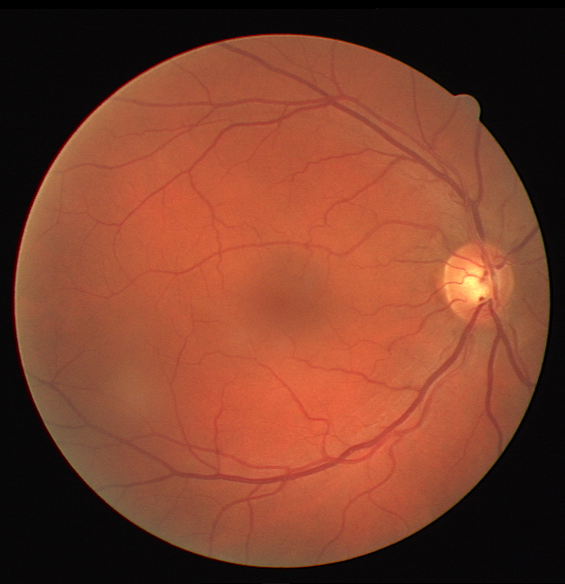
//> input picture Lab3/Lab_3_Archive/fundus.tif, 565 x 584 px
$ ./HelloCV Lab_3_Archive/fundus.tif   (built with g++ and OpenCV 4)
//> lines starting //> are read from the running program, lines starting //| are printed output that depends on the picture; after the words box and inside, x2 and y2 are one past the last pixel; in counts of white or black regions, pixels touching at a corner belong together
#include <stdio.h>
#include <opencv2/core/core.hpp>
#include <opencv2/highgui.hpp>
#include <opencv2/imgcodecs.hpp>
#include <opencv2/imgproc.hpp>

//using namespace cv;
using namespace std;

cv::Mat bwImage;
cv::Mat thresh_BINARY;
cv::Mat thresh_OTSU;

int value = 128;
int threshold_value = 0;
char keyPress = 0;
bool saveImage = false;
string inputFilename;
string outputOTSUname;
string outputBINARYname;

static void Threshold_BINARY(int val, void*) {
	cv::threshold(bwImage, thresh_BINARY, threshold_value, 255, cv::THRESH_BINARY);
	cv::imshow("Image Thresholding Binary", thresh_BINARY);
}

static void Threshold_OTSU(int val, void*) {
	cv::threshold(bwImage, thresh_OTSU, threshold_value, 255, cv::THRESH_OTSU);
	cv::imshow("Image Thresholding OTSU", thresh_OTSU);
}

int main(int argc, char* argv[]){
	// Print the OpenCV version
	printf("OpenCV version: %d.%d\n", CV_MAJOR_VERSION,CV_MINOR_VERSION);
	// Make sure to check that the path has been provided
	if (argc < 2) {
		printf("InputError: Image path needed!!!\n");
		return -1;
	}

	// Load an image
	// Takes the path as the first argument and some flags that determine how the data is interpreted as the second
	cv::Mat image = cv::imread(argv[1], cv::IMREAD_UNCHANGED);
//> image is the input picture: 584 rows x 565 cols, CV_8UC3; mean B, G, R 43.5, 63.5, 123
	if (image.empty()) {
		printf("Can not load the image!\n");
		return -1;
	}

	string inputFilename = argv[1];
//> inputFilename = "Lab_3_Archive/fundus.tif"
	string outputOTSUname = inputFilename.substr(0, inputFilename.find_last_of(".")) + "_OTSU.png";
//> outputOTSUname = "Lab_3_Archive/fundus_OTSU.png"
	string outputBINARYname = inputFilename.substr(0, inputFilename.find_last_of(".")) + "_BINARY.png";
//> outputBINARYname = "Lab_3_Archive/fundus_BINARY.png"

	// Create a display window to display it in
	cv::namedWindow("Image Thresholding Binary", cv::WINDOW_AUTOSIZE);
	// Another window for OTSU
	cv::namedWindow("Image Thresholding OTSU", cv::WINDOW_AUTOSIZE);

	// Load the image into those windows
	cv::imshow("Image Thresholding Binary", image);
	cv::imshow("Image Thresholding OTSU", image);

	// First convert it to an 8 - bit grey scale image
	cv::cvtColor(image, bwImage, cv::COLOR_BGR2GRAY, 0);
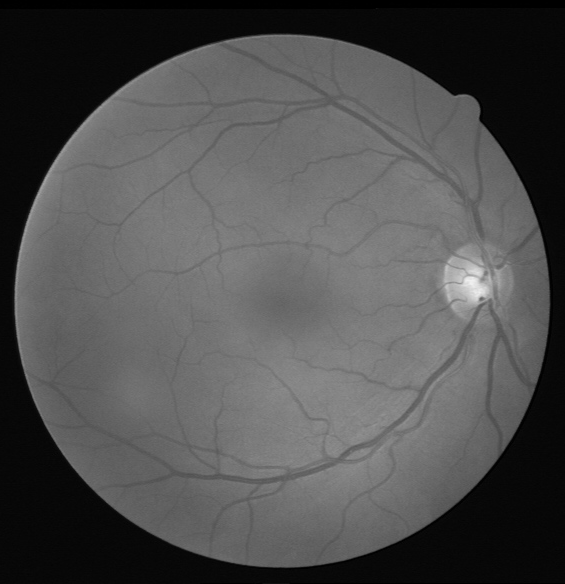
//> bwImage: 584 rows x 565 cols, CV_8UC1; min 0, max 240, mean 79
	// Add the track bar for Binary
	cv::createTrackbar("Threshold trackbar", "Image Thresholding Binary", &threshold_value, 255, Threshold_BINARY);

	// Implement OTSU for another one
	Threshold_OTSU(0,0);
//> in Threshold_OTSU, `cv::threshold(bwImage, thresh_OTSU, threshold_value, 255, cv::THRESH_O..`:
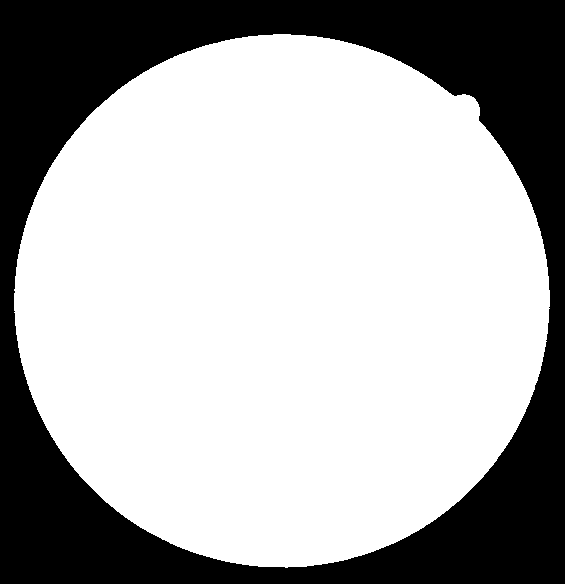
//> thresh_OTSU: 584 rows x 565 cols, CV_8UC1; 68.1% white; 1 black region, box (x1, y1, x2, y2) and area: (0, 0, 565, 584) 105362
	// Save the threshold image (OTSU)
	cv::imwrite(outputOTSUname, thresh_OTSU);

	// Change the thresholding manually and save the image
	while (keyPress != 'q') {
		// Check for key press
		keyPress = cv::waitKey(1);
//> in Threshold_BINARY, `cv::threshold(bwImage, thresh_BINARY, threshold_value, 255, cv::THRESH..`:
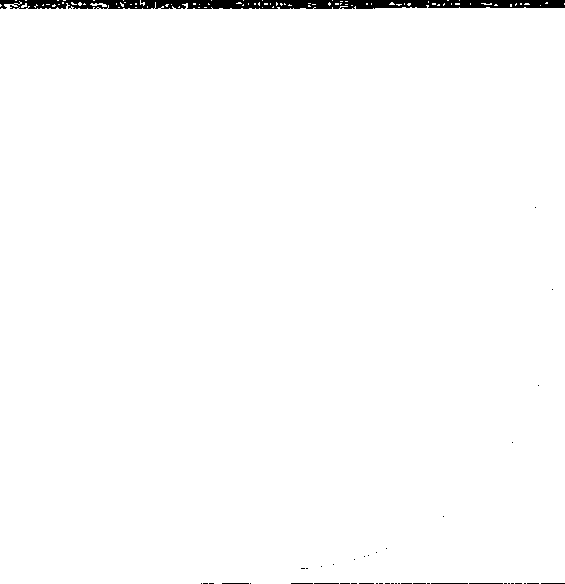
//> thresh_BINARY: 584 rows x 565 cols, CV_8UC1; 98.6% white; 43 black regions (36 under 20 px), largest, box (x1, y1, x2, y2) and area: (0, 0, 565, 9) 4237, (431, 583, 468, 584) 37, (469, 583, 503, 584) 34
//> the 'q' key is pressed

		// Check if 's' key is pressed
		if (keyPress == 's') {
			saveImage = true;
		}

		// Check if the image should be saved
		if (saveImage) {
			printf("Saving binary threshold image to: %s\n", outputBINARYname.c_str());
			cv::imwrite(outputBINARYname, thresh_BINARY);
			if (cv::imread(outputBINARYname).empty()) {
				printf("Failed to save binary threshold image!\n");
			}
			else {
				printf("Binary threshold image saved successfully!\n");
			}

			printf("Saving OTSU threshold image to: %s\n", outputOTSUname.c_str());
			cv::imwrite(outputOTSUname, thresh_OTSU);
			if (cv::imread(outputOTSUname).empty()) {
				printf("Failed to save OTSU threshold image!\n");
			}
			else {
				printf("OTSU threshold image saved successfully!\n");
			}
			saveImage = false;
		}
	}

	return 0;
}
